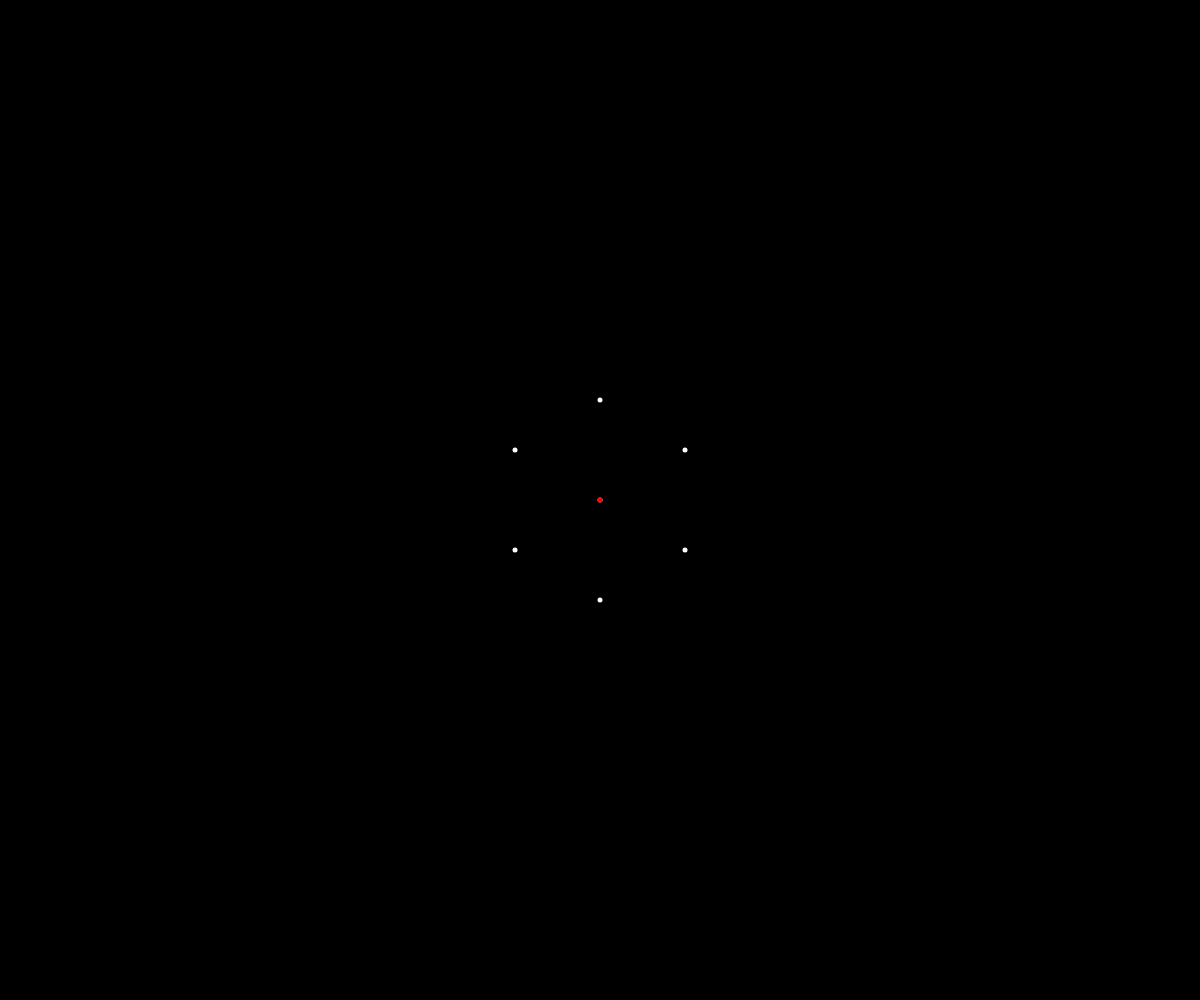
Frame 1 (no input)
Frame 60 (no input): identical to frame 1, image omitted
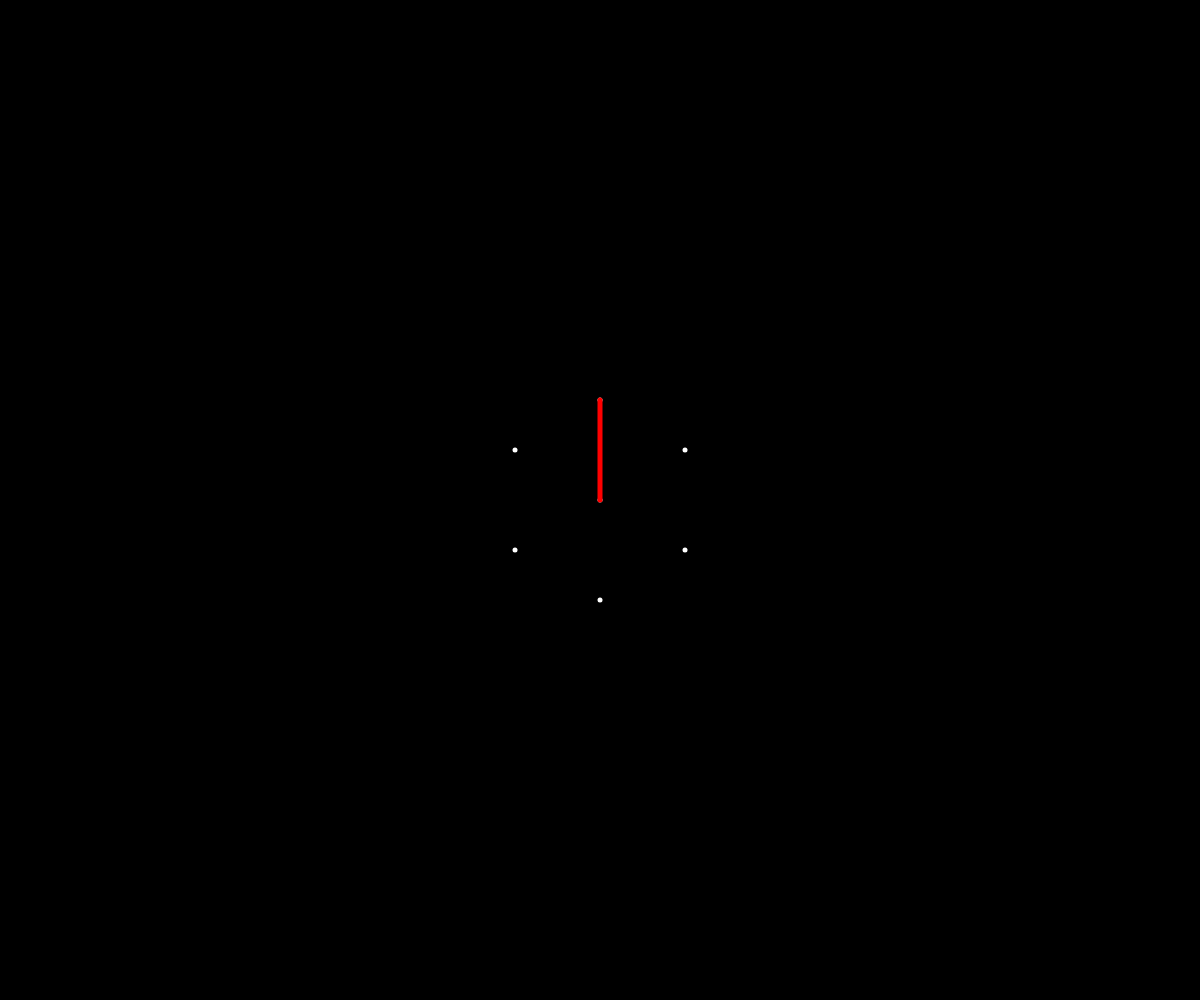
Frame 120 (the mouse pressed at the canvas centre since frame 60)

The p5.js sketch that drew these frames (run headless with seeded random() and noise() and a simulated clock; from frame 60 on, the mouse is pressed at the canvas centre):

// p5.js sketch
// ── sketch.js
let points = []; // empty array for coordinates
let lineStart = 0;
let lineEnd = 0;

function setup() {
  createCanvas(windowWidth, windowHeight);

  points = [
    createVector(0, 0),
    createVector(0, -100),
    createVector(85, 50),
    createVector(-85, 50),
    createVector(0, 100),
    createVector(-85, -50),
    createVector(85, -50)
  ];
  
}
 
function draw() {
  background(0);
  translate (width/2, height/2);
  stroke(255);
  strokeWeight(5);
  for (let i = 0; i < points.length; i++) {
    point(points[i].x, points[i].y);
  }

  stroke(255,0,0);
  line(points[lineStart].x, points[lineStart].y, points[lineEnd].x, points[lineEnd].y);
  // using different line points from the array to draw a line

  let lineAmount = floor(random(1,9));
  // floor generates random integers
  // lineAmount decides how many lines are drawn per frame
  for (let i = 0; i < lineAmount; i++) {
    let start = floor(random(points.length));
    let end = floor(random(points.length));
  }
  
}

function mousePressed() {
  lineStart = floor(random(points.length));
  lineEnd = floor(random(points.length));
  // points.length means the total number of points in the array
  // floor function will round down to nearest whole number
}
